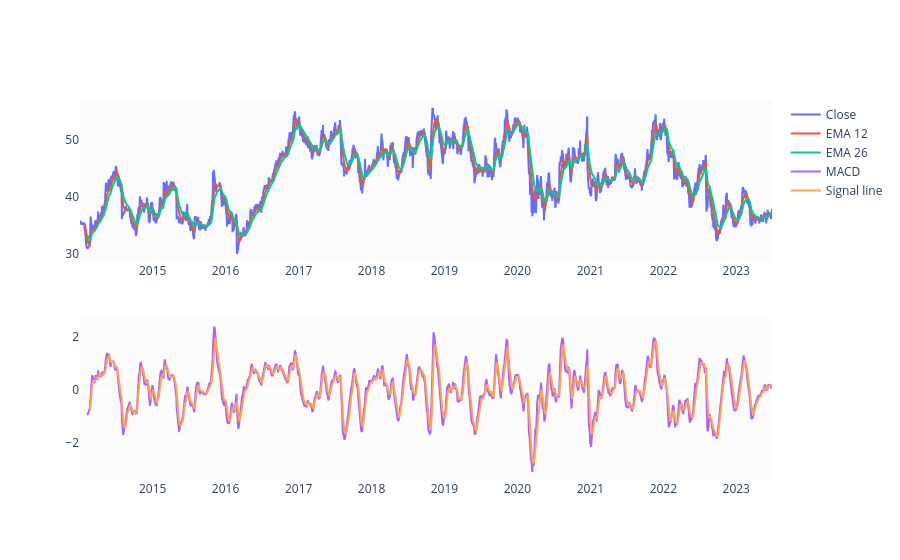

This figure's notebook cell:
### Code cell
EMA_12 = pd.Series(df['Close'].ewm(span=12, min_periods=12).mean())
EMA_26 = pd.Series(df['Close'].ewm(span=26, min_periods=26).mean())
df['MACD'] = pd.Series(EMA_12 - EMA_26)
df['MACD_signal'] = pd.Series(df.MACD.ewm(span=9, min_periods=9).mean())

fig = make_subplots(rows=2, cols=1)
fig.add_trace(go.Scatter(x=df.Date, y=df.Close, name='Close'), row=1, col=1)
fig.add_trace(go.Scatter(x=df.Date, y=EMA_12, name='EMA 12'), row=1, col=1)
fig.add_trace(go.Scatter(x=df.Date, y=EMA_26, name='EMA 26'), row=1, col=1)
fig.add_trace(go.Scatter(x=df.Date, y=df['MACD'], name='MACD'), row=2, col=1)
fig.add_trace(go.Scatter(x=df.Date, y=df['MACD_signal'], name='Signal line'), row=2, col=1)
fig.show()

### Figure 1 — Plotly figure (JSON) as saved in the notebook; plotly's stock layout.template omitted (floating-point values rounded to 4 significant figures; data arrays with more than 128 entries replaced by an {"elided": "..."} marker saying what was removed)
{"data": [{"name": "Close", "type": "scatter", "x": {"elided": "2389 str values"}, "xaxis": "x", "y": {"elided": "2389 float values"}, "yaxis": "y"}, {"name": "EMA 12", "type": "scatter", "x": {"elided": "2389 str values"}, "xaxis": "x", "y": {"elided": "2389 float values"}, "yaxis": "y"}, {"name": "EMA 26", "type": "scatter", "x": {"elided": "2389 str values"}, "xaxis": "x", "y": {"elided": "2389 float values"}, "yaxis": "y"}, {"name": "MACD", "type": "scatter", "x": {"elided": "2389 str values"}, "xaxis": "x2", "y": {"elided": "2389 float values"}, "yaxis": "y2"}, {"name": "Signal line", "type": "scatter", "x": {"elided": "2389 str values"}, "xaxis": "x2", "y": {"elided": "2389 float values"}, "yaxis": "y2"}], "layout": {"xaxis": {"anchor": "y", "domain": [0, 1]}, "xaxis2": {"anchor": "y2", "domain": [0, 1]}, "yaxis": {"anchor": "x", "domain": [0.575, 1]}, "yaxis2": {"anchor": "x2", "domain": [0, 0.425]}}}
